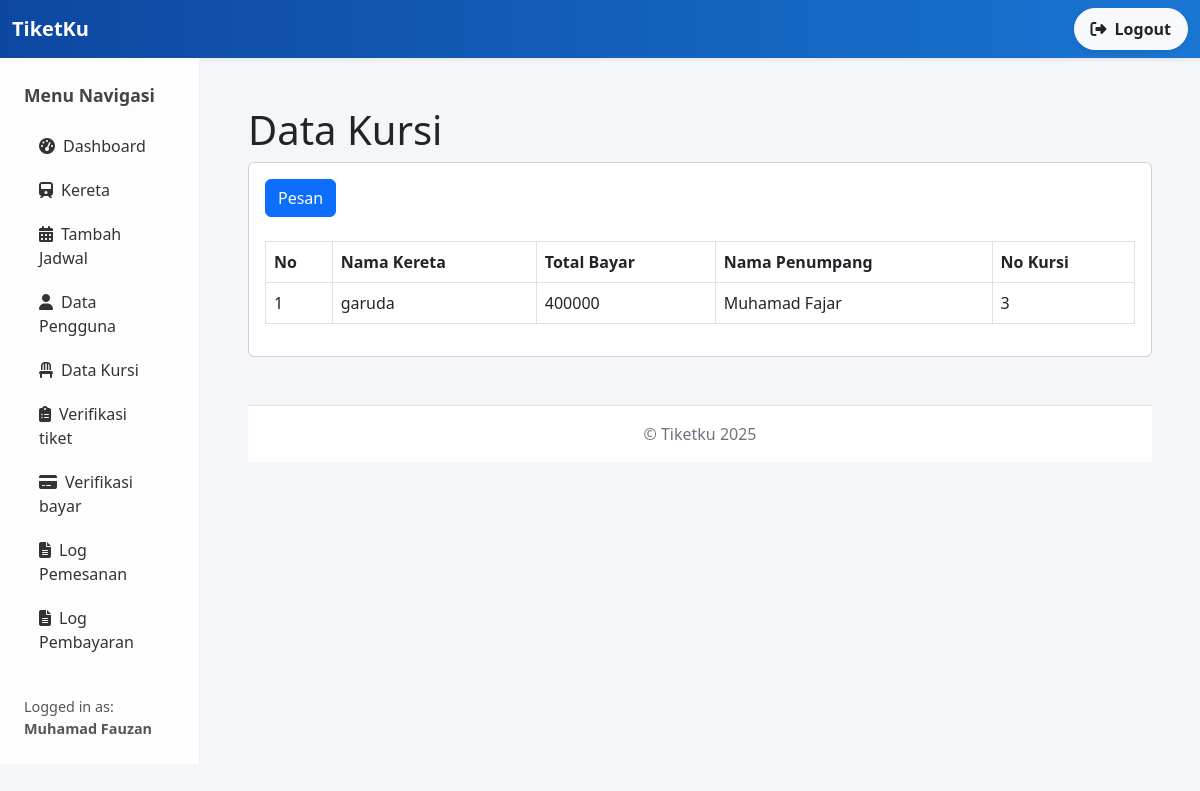
The app's page /index.php?page=kursi (signed in) with its own data.
### tables this page shows
CREATE TABLE `penumpang` (
  `id_penumpang` int NOT NULL,
  `id_pemesanan` int NOT NULL,
  `id_kereta` int NOT NULL,
  `nama_penumpang` varchar(255) NOT NULL,
  `no_kursi` int NOT NULL
);

CREATE TABLE `kereta` (
  `id_kereta` int NOT NULL,
  `nama_kereta` varchar(255) NOT NULL,
  `jenis` enum('ekonomi','bisnis','vip') NOT NULL,
  `kapasitas` int NOT NULL
);

CREATE TABLE `pemesanan` (
  `id_pemesanan` int NOT NULL,
  `id_user` int NOT NULL,
  `id_jadwal` int NOT NULL,
  `jumlah_tiket` int NOT NULL,
  `total_bayar` int NOT NULL,
  `status_bayar` enum('diproses','berhasil','gagal') NOT NULL,
  `waktu_pemesanan` timestamp NOT NULL DEFAULT CURRENT_TIMESTAMP
);

### kursi.php (the view)
<h1 class="mt-4">Data Kursi</h1>
<div class="card">
    <div class="card-body">
<div class="row">
    <div class="col-md-12">
        <a href="?page=kursi_tambah" class="btn btn-primary">Pesan</a><br><br>
        <table class="table table-bordered" id="dataTable" width="100%" cellspacing="0">
            <tr>
                <th>No</th>
                <th>Nama Kereta</th>
                <th>Total Bayar</th>
                <th>Nama Penumpang</th>
                <th>No Kursi</th>
            </tr>
            <?php
            $i = 1;
                $query = mysqli_query($koneksi, "SELECT * FROM penumpang LEFT JOIN pemesanan on penumpang.id_pemesanan = pemesanan.id_pemesanan LEFT JOIN kereta on penumpang.id_kereta = kereta.id_kereta");
                while($data = mysqli_fetch_array($query)){
                    ?>
                    <tr>
                        <td><?php echo $i++; ?></td>
                        <td><?php echo $data['nama_kereta']; ?></td>
                        <td><?php echo $data['total_bayar']; ?></td>
                        <td><?php echo $data['nama_penumpang']; ?></td>
                        <td><?php echo $data['no_kursi']; ?></td>
                    </tr>
            <?php
                }
            ?>
        </table>
    </div>
</div>
    </div>
</div>

### index.php (style rules this page uses)
body { background-color: #f4f6f9; font-family: 'Segoe UI', sans-serif; }

### records on screen
penumpang: id_kereta.nama_kereta "garuda", id_pemesanan.total_bayar "400000", nama_penumpang "Muhamad Fajar", no_kursi "3"

### other values on screen
$_SESSION['user']['nama'] "Muhamad Fauzan"
